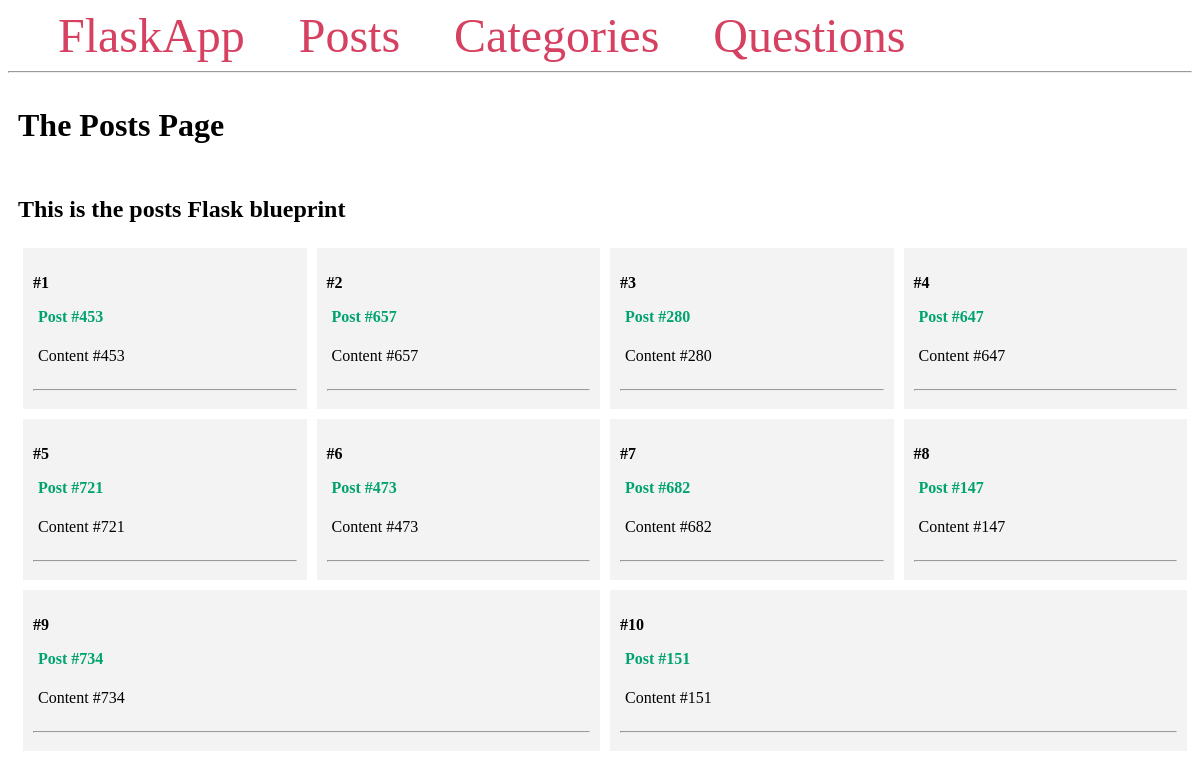
/posts/, run on the app's committed database.
### app/models/post.py (models this page shows, shortened)
class Post(db.Model):
    id = db.Column(db.Integer, primary_key=True)
    title = db.Column(db.String(150))
    content = db.Column(db.Text)

### app/posts/routes.py (the view)
@bp.route('/')
def index():
    posts = Post.query.all()
    return render_template('posts/index.html', posts=posts)

### app/templates/posts/index.html
{% extends 'base.html' %}
{% block content %}
    <span class="title"><h1>{% block title %} The Posts Page {% endblock %}</h1></span>
    <div class="content">
        <h2>This is the posts Flask blueprint</h2>
        {% for post in posts %}
            <div class="post">
                <p><b>#{{ post.id }}</b></p>
                <p class="title">
                    <b>
                        <a href="#">
                            {{ post.title }}
                        </a>
                    </b>
                </p>
                <div class="content">
                    <p>{{ post.content }}</p>
                </div>
                <hr>
            </div>
        {% endfor %}
    </div>
{% endblock %}

### app/templates/base.html (style rules this page uses)
h2 { width: 100%; }
.title { margin: 5px; width: 100%; }
.content { margin: 5px; width: 100%; display: flex; flex-direction: row; flex-wrap: wrap; }
.post { flex: 20%; padding: 10px; margin: 5px; background-color: #f3f3f3; inline-size: 100%; }
.title a { color: #00a36f; text-decoration: none; }

### data on the page
Post: id "1", title "Post #453", content "Content #453"
Post: id "2", title "Post #657", content "Content #657"
Post: id "3", title "Post #280", content "Content #280"
Post: id "4", title "Post #647", content "Content #647"
Post: id "5", title "Post #721", content "Content #721"
Post: id "6", title "Post #473", content "Content #473"
Post: id "7", title "Post #682", content "Content #682"
Post: id "8", title "Post #147", content "Content #147"
Post: id "9", title "Post #734", content "Content #734"
Post: id "10", title "Post #151", content "Content #151"
